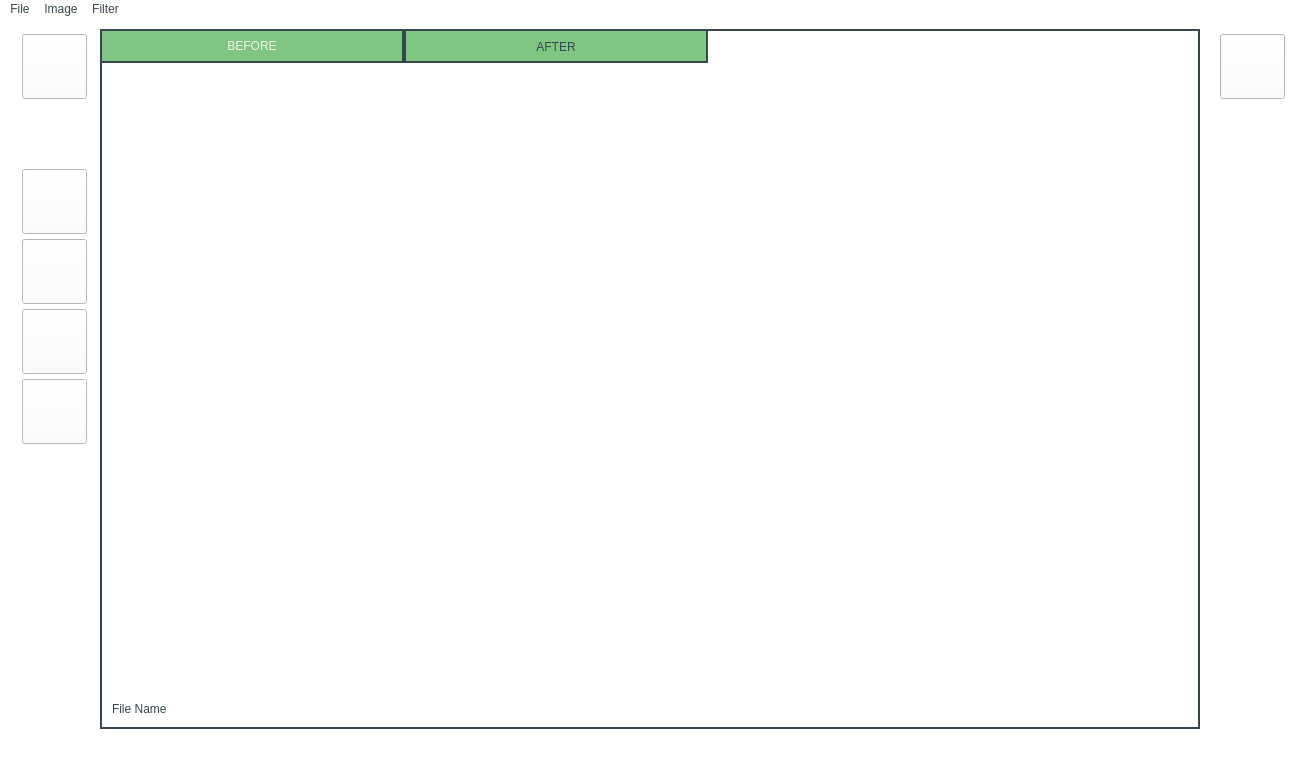
<?xml version="1.0" encoding="UTF-8"?>
<ui version="4.0">
 <class>MainWindow</class>
 <widget class="QMainWindow" name="MainWindow">
  <property name="geometry">
   <rect>
    <x>0</x>
    <y>0</y>
    <width>1300</width>
    <height>770</height>
   </rect>
  </property>
  <property name="sizePolicy">
   <sizepolicy hsizetype="Preferred" vsizetype="Preferred">
    <horstretch>0</horstretch>
    <verstretch>0</verstretch>
   </sizepolicy>
  </property>
  <property name="minimumSize">
   <size>
    <width>1300</width>
    <height>770</height>
   </size>
  </property>
  <property name="maximumSize">
   <size>
    <width>1300</width>
    <height>770</height>
   </size>
  </property>
  <property name="windowTitle">
   <string>MainWindow</string>
  </property>
  <property name="styleSheet">
   <string notr="true">background-color: #ffffff;
color: #37474f;</string>
  </property>
  <widget class="QWidget" name="centralwidget">
   <widget class="QFrame" name="mainArea">
    <property name="geometry">
     <rect>
      <x>100</x>
      <y>10</y>
      <width>1100</width>
      <height>700</height>
     </rect>
    </property>
    <property name="styleSheet">
     <string notr="true"/>
    </property>
    <property name="frameShape">
     <enum>QFrame::NoFrame</enum>
    </property>
    <property name="frameShadow">
     <enum>QFrame::Raised</enum>
    </property>
    <widget class="QTabWidget" name="tabWidget">
     <property name="geometry">
      <rect>
       <x>0</x>
       <y>0</y>
       <width>1100</width>
       <height>700</height>
      </rect>
     </property>
     <property name="styleSheet">
      <string notr="true">QTabWidget::pane
{
	top: -34px; 
	border-width: 2px;
	border-color: #37474f;
	border-style: solid;
}

QTabBar::tab
{
	
	background: #80c683;
	border-width: 2px;
	border-style: solid;
	border-color: #37474f;
 	height: 30px;
	width: 300px;
	color: #37474f;
}

QTabBar::tab:selected
{
	
	background:#80c683;
	color: #F4F4EF;
}

QTabBar::tab:hover
{
	background:#80c683;
	color: #F4F4EF;
}

QTabBar::tab:pressed {
background-color: qlineargradient(x1: 0, y1: 0, x2: 0, y2: 1,
                                      stop: 0 #80c683, stop: 1 #4fc3f7);
}
</string>
     </property>
     <property name="currentIndex">
      <number>0</number>
     </property>
     <widget class="QWidget" name="tab">
      <attribute name="title">
       <string>BEFORE</string>
      </attribute>
      <widget class="MyGraphicsView" name="graphicsView">
       <property name="geometry">
        <rect>
         <x>100</x>
         <y>50</y>
         <width>900</width>
         <height>600</height>
        </rect>
       </property>
       <property name="frameShape">
        <enum>QFrame::NoFrame</enum>
       </property>
      </widget>
      <widget class="QLabel" name="fileName">
       <property name="geometry">
        <rect>
         <x>10</x>
         <y>670</y>
         <width>281</width>
         <height>16</height>
        </rect>
       </property>
       <property name="styleSheet">
        <string notr="true">color: #37474f;</string>
       </property>
       <property name="text">
        <string>File Name</string>
       </property>
      </widget>
     </widget>
     <widget class="QWidget" name="tab_2">
      <attribute name="title">
       <string>AFTER</string>
      </attribute>
      <widget class="MyGraphicsView" name="graphicsView_2">
       <property name="geometry">
        <rect>
         <x>100</x>
         <y>50</y>
         <width>900</width>
         <height>600</height>
        </rect>
       </property>
       <property name="frameShape">
        <enum>QFrame::NoFrame</enum>
       </property>
      </widget>
      <widget class="QLabel" name="fileName_2">
       <property name="geometry">
        <rect>
         <x>10</x>
         <y>670</y>
         <width>281</width>
         <height>16</height>
        </rect>
       </property>
       <property name="styleSheet">
        <string notr="true">color: #37474f;</string>
       </property>
       <property name="text">
        <string>File Name</string>
       </property>
      </widget>
     </widget>
    </widget>
   </widget>
   <widget class="QFrame" name="leftMenu">
    <property name="geometry">
     <rect>
      <x>0</x>
      <y>10</y>
      <width>200</width>
      <height>700</height>
     </rect>
    </property>
    <property name="frameShape">
     <enum>QFrame::NoFrame</enum>
    </property>
    <property name="frameShadow">
     <enum>QFrame::Raised</enum>
    </property>
    <widget class="QPushButton" name="openFile">
     <property name="geometry">
      <rect>
       <x>22</x>
       <y>140</y>
       <width>65</width>
       <height>65</height>
      </rect>
     </property>
     <property name="styleSheet">
      <string notr="true">image: url(:/icons/img/download (2).png);</string>
     </property>
     <property name="text">
      <string/>
     </property>
    </widget>
    <widget class="QPushButton" name="saveFile">
     <property name="geometry">
      <rect>
       <x>22</x>
       <y>210</y>
       <width>65</width>
       <height>65</height>
      </rect>
     </property>
     <property name="styleSheet">
      <string notr="true">image: url(:/icons/img/upload (1).png);</string>
     </property>
     <property name="text">
      <string/>
     </property>
    </widget>
    <widget class="QPushButton" name="cancelChanges">
     <property name="geometry">
      <rect>
       <x>22</x>
       <y>350</y>
       <width>65</width>
       <height>65</height>
      </rect>
     </property>
     <property name="styleSheet">
      <string notr="true">image: url(:/icons/img/synchronize.png);</string>
     </property>
     <property name="text">
      <string/>
     </property>
    </widget>
    <widget class="QPushButton" name="filters">
     <property name="geometry">
      <rect>
       <x>22</x>
       <y>280</y>
       <width>65</width>
       <height>65</height>
      </rect>
     </property>
     <property name="styleSheet">
      <string notr="true">image: url(:/icons/img/edit.png);</string>
     </property>
     <property name="text">
      <string/>
     </property>
    </widget>
    <widget class="QPushButton" name="emboss">
     <property name="geometry">
      <rect>
       <x>100</x>
       <y>140</y>
       <width>80</width>
       <height>30</height>
      </rect>
     </property>
     <property name="font">
      <font>
       <pointsize>10</pointsize>
      </font>
     </property>
     <property name="styleSheet">
      <string notr="true">color: #37474f;
text-align: left;</string>
     </property>
     <property name="text">
      <string>EMBOSS</string>
     </property>
    </widget>
    <widget class="QPushButton" name="sharpen">
     <property name="geometry">
      <rect>
       <x>100</x>
       <y>175</y>
       <width>80</width>
       <height>30</height>
      </rect>
     </property>
     <property name="font">
      <font>
       <pointsize>10</pointsize>
      </font>
     </property>
     <property name="styleSheet">
      <string notr="true">color: #37474f;
text-align: left;</string>
     </property>
     <property name="text">
      <string>SHARPEN</string>
     </property>
    </widget>
    <widget class="QPushButton" name="box_blur">
     <property name="geometry">
      <rect>
       <x>100</x>
       <y>210</y>
       <width>80</width>
       <height>30</height>
      </rect>
     </property>
     <property name="font">
      <font>
       <pointsize>10</pointsize>
      </font>
     </property>
     <property name="styleSheet">
      <string notr="true">color: #37474f;
text-align: left;</string>
     </property>
     <property name="text">
      <string>BOX BLUR</string>
     </property>
    </widget>
    <widget class="QPushButton" name="gaussian">
     <property name="geometry">
      <rect>
       <x>100</x>
       <y>245</y>
       <width>80</width>
       <height>30</height>
      </rect>
     </property>
     <property name="font">
      <font>
       <pointsize>10</pointsize>
      </font>
     </property>
     <property name="styleSheet">
      <string notr="true">color: #37474f;
text-align: left;</string>
     </property>
     <property name="text">
      <string>GAUSSIAN</string>
     </property>
    </widget>
    <widget class="QPushButton" name="laplacian">
     <property name="geometry">
      <rect>
       <x>100</x>
       <y>280</y>
       <width>80</width>
       <height>30</height>
      </rect>
     </property>
     <property name="font">
      <font>
       <pointsize>10</pointsize>
      </font>
     </property>
     <property name="styleSheet">
      <string notr="true">color: #37474f;
text-align: left;</string>
     </property>
     <property name="text">
      <string>LAPLACIAN</string>
     </property>
    </widget>
    <widget class="QPushButton" name="sobelLeft">
     <property name="geometry">
      <rect>
       <x>100</x>
       <y>315</y>
       <width>80</width>
       <height>30</height>
      </rect>
     </property>
     <property name="font">
      <font>
       <pointsize>10</pointsize>
      </font>
     </property>
     <property name="styleSheet">
      <string notr="true">color: #37474f;
text-align: left;</string>
     </property>
     <property name="text">
      <string>SOBEL LEFT</string>
     </property>
    </widget>
    <widget class="QPushButton" name="user_kernel">
     <property name="geometry">
      <rect>
       <x>100</x>
       <y>385</y>
       <width>80</width>
       <height>30</height>
      </rect>
     </property>
     <property name="font">
      <font>
       <pointsize>10</pointsize>
      </font>
     </property>
     <property name="layoutDirection">
      <enum>Qt::LeftToRight</enum>
     </property>
     <property name="styleSheet">
      <string notr="true">color: #37474f;
text-align: left;</string>
     </property>
     <property name="text">
      <string>USER KERNEL</string>
     </property>
    </widget>
    <widget class="QPushButton" name="sobelRight">
     <property name="geometry">
      <rect>
       <x>100</x>
       <y>350</y>
       <width>80</width>
       <height>30</height>
      </rect>
     </property>
     <property name="font">
      <font>
       <pointsize>10</pointsize>
      </font>
     </property>
     <property name="styleSheet">
      <string notr="true">color: #37474f;
text-align: left;</string>
     </property>
     <property name="text">
      <string>SOBEL RIGHT</string>
     </property>
    </widget>
    <widget class="QPushButton" name="discolor">
     <property name="geometry">
      <rect>
       <x>100</x>
       <y>455</y>
       <width>80</width>
       <height>30</height>
      </rect>
     </property>
     <property name="font">
      <font>
       <pointsize>10</pointsize>
      </font>
     </property>
     <property name="styleSheet">
      <string notr="true">color: #37474f;
text-align: left;</string>
     </property>
     <property name="text">
      <string>DISCOLOR</string>
     </property>
    </widget>
    <widget class="QPushButton" name="negative">
     <property name="geometry">
      <rect>
       <x>100</x>
       <y>490</y>
       <width>80</width>
       <height>30</height>
      </rect>
     </property>
     <property name="font">
      <font>
       <pointsize>10</pointsize>
      </font>
     </property>
     <property name="styleSheet">
      <string notr="true">color: #37474f;
text-align: left;</string>
     </property>
     <property name="text">
      <string>NEGATIVE</string>
     </property>
    </widget>
    <widget class="QPushButton" name="toning">
     <property name="geometry">
      <rect>
       <x>100</x>
       <y>525</y>
       <width>80</width>
       <height>30</height>
      </rect>
     </property>
     <property name="font">
      <font>
       <pointsize>10</pointsize>
      </font>
     </property>
     <property name="styleSheet">
      <string notr="true">color: #37474f;
text-align: left;</string>
     </property>
     <property name="text">
      <string>TONING</string>
     </property>
    </widget>
    <widget class="Line" name="line">
     <property name="geometry">
      <rect>
       <x>100</x>
       <y>420</y>
       <width>80</width>
       <height>30</height>
      </rect>
     </property>
     <property name="styleSheet">
      <string notr="true">color: #37474f;
</string>
     </property>
     <property name="lineWidth">
      <number>1</number>
     </property>
     <property name="orientation">
      <enum>Qt::Horizontal</enum>
     </property>
    </widget>
    <widget class="QPushButton" name="pushButton_2">
     <property name="geometry">
      <rect>
       <x>100</x>
       <y>595</y>
       <width>80</width>
       <height>30</height>
      </rect>
     </property>
     <property name="font">
      <font>
       <pointsize>10</pointsize>
      </font>
     </property>
     <property name="styleSheet">
      <string notr="true">color: #37474f;
text-align: left;</string>
     </property>
     <property name="text">
      <string>HSV FILTERS</string>
     </property>
    </widget>
    <widget class="QPushButton" name="pushButton">
     <property name="geometry">
      <rect>
       <x>100</x>
       <y>630</y>
       <width>80</width>
       <height>30</height>
      </rect>
     </property>
     <property name="font">
      <font>
       <pointsize>10</pointsize>
      </font>
     </property>
     <property name="styleSheet">
      <string notr="true">color: #37474f;
text-align: left;</string>
     </property>
     <property name="text">
      <string>HSL FILTERS</string>
     </property>
    </widget>
    <widget class="QPushButton" name="pushButton_3">
     <property name="geometry">
      <rect>
       <x>100</x>
       <y>665</y>
       <width>80</width>
       <height>35</height>
      </rect>
     </property>
     <property name="font">
      <font>
       <pointsize>10</pointsize>
      </font>
     </property>
     <property name="styleSheet">
      <string notr="true">color: #37474f;
text-align: left;</string>
     </property>
     <property name="text">
      <string>BRIGHTNESS /
CONTRAST</string>
     </property>
    </widget>
    <widget class="Line" name="line_2">
     <property name="geometry">
      <rect>
       <x>100</x>
       <y>560</y>
       <width>80</width>
       <height>30</height>
      </rect>
     </property>
     <property name="styleSheet">
      <string notr="true">color: #37474f;
</string>
     </property>
     <property name="lineWidth">
      <number>1</number>
     </property>
     <property name="orientation">
      <enum>Qt::Horizontal</enum>
     </property>
    </widget>
   </widget>
   <widget class="QPushButton" name="menu">
    <property name="geometry">
     <rect>
      <x>22</x>
      <y>15</y>
      <width>65</width>
      <height>65</height>
     </rect>
    </property>
    <property name="styleSheet">
     <string notr="true">QPushButton {
	image: url(:/icons/img/menu.png);
}





</string>
    </property>
    <property name="text">
     <string/>
    </property>
   </widget>
   <widget class="QPushButton" name="close">
    <property name="geometry">
     <rect>
      <x>1220</x>
      <y>15</y>
      <width>65</width>
      <height>65</height>
     </rect>
    </property>
    <property name="styleSheet">
     <string notr="true">image: url(:/icons/img/cancel.png);
image: url(:/icons/img/failed.png);</string>
    </property>
    <property name="text">
     <string/>
    </property>
   </widget>
   <zorder>leftMenu</zorder>
   <zorder>menu</zorder>
   <zorder>mainArea</zorder>
   <zorder>close</zorder>
  </widget>
  <widget class="QMenuBar" name="menubar">
   <property name="geometry">
    <rect>
     <x>0</x>
     <y>0</y>
     <width>1300</width>
     <height>24</height>
    </rect>
   </property>
   <widget class="QMenu" name="menuFile">
    <property name="title">
     <string>File</string>
    </property>
    <addaction name="Open_File"/>
    <addaction name="Save_File"/>
    <addaction name="Close_program"/>
   </widget>
   <widget class="QMenu" name="menuFilter">
    <property name="title">
     <string>Image</string>
    </property>
    <addaction name="Brightness"/>
    <addaction name="Contrast"/>
    <addaction name="Saturation"/>
    <addaction name="separator"/>
    <addaction name="Desaturation"/>
    <addaction name="Negative"/>
    <addaction name="Toning"/>
   </widget>
   <widget class="QMenu" name="menuFilter_2">
    <property name="title">
     <string>Filter</string>
    </property>
    <addaction name="Emboss"/>
    <addaction name="Sharpen"/>
    <addaction name="Box_blur"/>
    <addaction name="Gaussian_blur"/>
    <addaction name="Laplacian_filter"/>
    <addaction name="Prewitt_filter"/>
    <addaction name="separator"/>
    <addaction name="Arbitary_filter_kernel_matrix"/>
   </widget>
   <addaction name="menuFile"/>
   <addaction name="menuFilter"/>
   <addaction name="menuFilter_2"/>
  </widget>
  <widget class="QStatusBar" name="statusbar"/>
  <action name="Open_File">
   <property name="icon">
    <iconset>
     <normaloff>:/icons/img/download.png</normaloff>:/icons/img/download.png</iconset>
   </property>
   <property name="text">
    <string>Open File</string>
   </property>
   <property name="shortcut">
    <string>Ctrl+O</string>
   </property>
  </action>
  <action name="Save_File">
   <property name="icon">
    <iconset>
     <normaloff>:/icons/img/upload.png</normaloff>:/icons/img/upload.png</iconset>
   </property>
   <property name="text">
    <string>Save File</string>
   </property>
   <property name="shortcut">
    <string>Ctrl+S</string>
   </property>
  </action>
  <action name="Close_program">
   <property name="icon">
    <iconset>
     <normaloff>:/icons/img/delete-folder.png</normaloff>:/icons/img/delete-folder.png</iconset>
   </property>
   <property name="text">
    <string>Close program</string>
   </property>
  </action>
  <action name="Desaturation">
   <property name="text">
    <string>Desaturation</string>
   </property>
   <property name="font">
    <font/>
   </property>
  </action>
  <action name="Negative">
   <property name="text">
    <string>Negative</string>
   </property>
  </action>
  <action name="Toning">
   <property name="text">
    <string>Toning</string>
   </property>
  </action>
  <action name="Brightness">
   <property name="text">
    <string>Brightness</string>
   </property>
  </action>
  <action name="Contrast">
   <property name="text">
    <string>Contrast</string>
   </property>
  </action>
  <action name="Saturation">
   <property name="text">
    <string>Sturation</string>
   </property>
   <property name="toolTip">
    <string>Saturation</string>
   </property>
  </action>
  <action name="Emboss">
   <property name="text">
    <string>Emboss</string>
   </property>
  </action>
  <action name="Sharpen">
   <property name="text">
    <string>Sharpen</string>
   </property>
  </action>
  <action name="Box_blur">
   <property name="text">
    <string>Box blur</string>
   </property>
  </action>
  <action name="Gaussian_blur">
   <property name="text">
    <string>Gaussian blur</string>
   </property>
  </action>
  <action name="Laplacian_filter">
   <property name="text">
    <string>Laplacian filter</string>
   </property>
  </action>
  <action name="Prewitt_filter">
   <property name="text">
    <string>Prewitt filter</string>
   </property>
  </action>
  <action name="Arbitary_filter_kernel_matrix">
   <property name="text">
    <string>Arbitary filter kernel matrix</string>
   </property>
  </action>
 </widget>
 <customwidgets>
  <customwidget>
   <class>MyGraphicsView</class>
   <extends>QGraphicsView</extends>
   <header>mygraphicsview.h</header>
  </customwidget>
 </customwidgets>
 <resources/>
 <connections/>
</ui>
